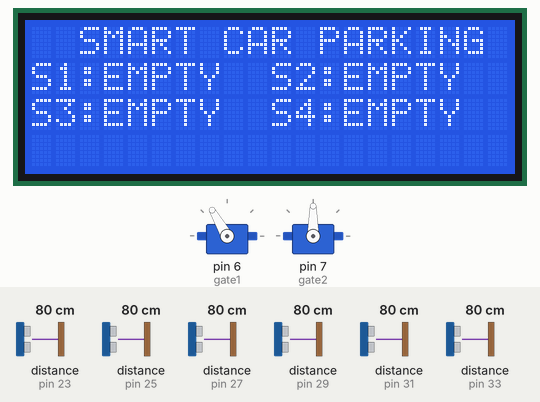
Bench run of a sketch on a simulated Arduino Mega 2560, built with avr-gcc and run on an emulated ATmega2560. Shown: 20×4 character LCD, 2 × servo. Wiring (inferred from the names in the program): 6 × ultrasonic range finder: trigger pin 22, echo pin 23 / trigger pin 24, echo pin 25 / trigger pin 26, echo pin 27 / trigger pin 28, echo pin 29 / trigger pin 30, echo pin 31 / trigger pin 32, echo pin 33. The test bench sets the inputs (shaded band); at power-on: distance to the obstacle (sensors on pin 23, pin 25, pin 27, pin 29, pin 31, pin 33) 80 cm. The echo pulse lasts 58.3 µs per cm; what the sketch prints to the serial monitor is not drawn.

Above: at 1.2 s.
1.3 s: distance to the obstacle (sensor on pin 23) set to 8 cm
At 2.7 s:
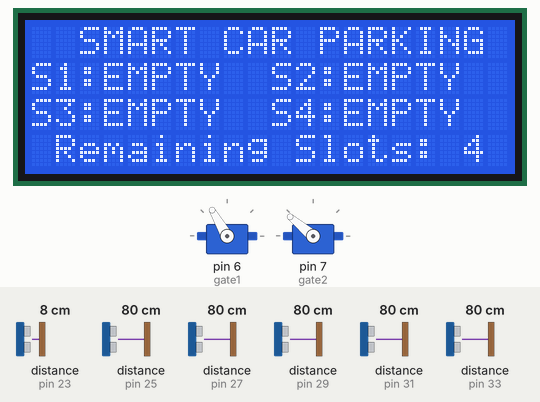
4.3 s: distance to the obstacle (sensor on pin 23) set to 5 cm
At 5.6 s:
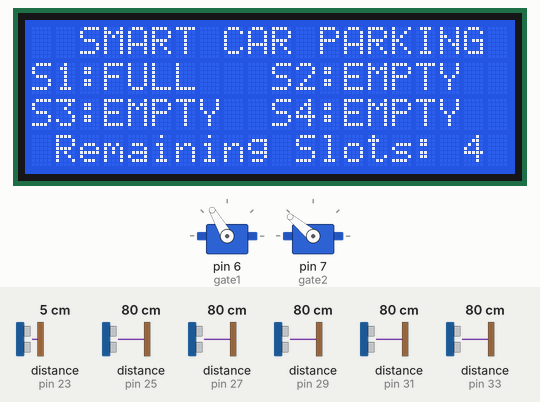
8.2 s: distance to the obstacle (sensor on pin 25) set to 8 cm
11.2 s: distance to the obstacle (sensor on pin 25) set to 5 cm
At 12.0 s:
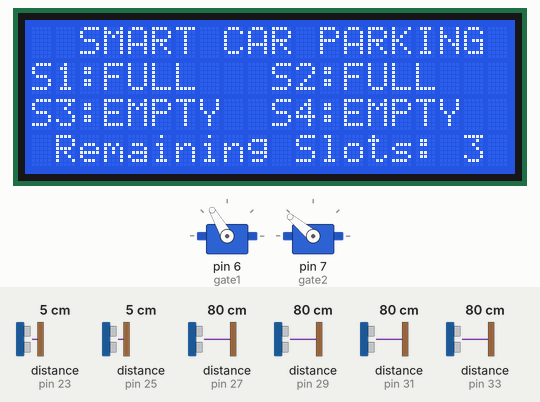
14.9 s: distance to the obstacle (sensor on pin 27) set to 8 cm
17.9 s: distance to the obstacle (sensor on pin 27) set to 5 cm
At 20.7 s:
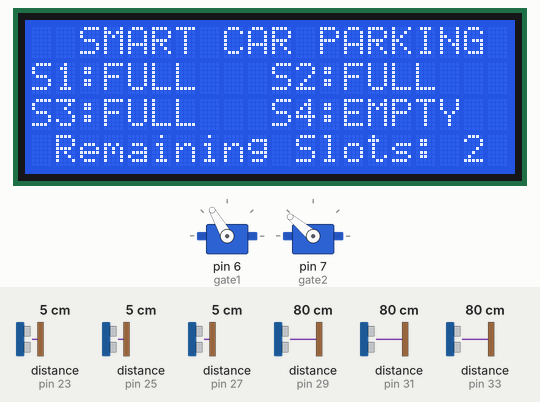
Timing chart, 0 to 22.2 s (numbered marks = the images above; inputs shaded):
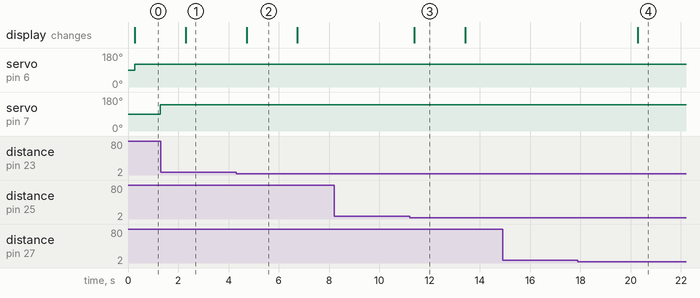

The sketch:

MarkX.ino
```cpp
#include <Servo.h>
#include <Wire.h>
#include <LiquidCrystal_I2C.h>

LiquidCrystal_I2C lcd = LiquidCrystal_I2C(0x27, 20, 4); // SDA: Arduino 20, SCL: Arduino 21.

Servo gate1,gate2;

float f=0.6;
int close_gate=60, open_gate=270,s,i;
const int t[] = {30,32,22,24,26,28};                //Defining all Sonar Trigger Pins
const int e[] = {31,33,23,25,27,29};                //Defining all Sonar Echo Pins
long D[6];
long data[6];
long dur,dis;

boolean entry_state=false;
boolean exit_state=false;
boolean slot1_state=false;
boolean slot2_state=false;
boolean slot3_state=false;
boolean slot4_state=false;

long Entry=19*f;
long Exit=19*f;
long slot=9*f;
//unsigned long myTime;
int pass_time=1000;

void setup()
            {
              Serial.begin(9600);
              lcd.init();
              lcd.backlight();
              lcd.clear();
              gate1.attach(6);
              gate2.attach(7);

              for (int i=0; i<6; i++)
                                      {
                                        pinMode(t[i], OUTPUT);
                                        pinMode(e[i], INPUT);
                                      }

             }

void loop()
           {
            //lcd.clear();
            lcd.setCursor(2, 0);
            lcd.print("SMART CAR PARKING");

            for (int i=0; i<6; i++)
                                   {
                                    data[i]=readSonar(i);
                                    Serial.print(data[i]);

                                    Serial.print("    cm          ");
                                   }
            Serial.println();
            Serial.println();

            exit_state=state(0,Exit);
            Serial.print("Exit State:  ");
            Serial.print(exit_state);

            entry_state=state(1,Entry);
            Serial.print("    Entry State:  ");
            Serial.print(entry_state);

            slot1_state=state(2,slot);
            Serial.print("    S1 State:  ");
            Serial.print(slot1_state);

            slot2_state=state(3,slot);
            Serial.print("    S2 State:  ");
            Serial.print(slot2_state);

            slot3_state=state(4,slot);
            Serial.print("    S3 State:  ");
            Serial.print(slot3_state);

            slot4_state=state(5,slot);
            Serial.print("    S4 State:  ");
            Serial.println(slot4_state);

            s=4-(slot1_state+slot2_state+slot3_state+slot4_state);

            if (slot1_state==1) {lcd.setCursor(0, 1);lcd.print("S1:FULL ");}
       else if (slot1_state==0) {lcd.setCursor(0, 1);lcd.print("S1:EMPTY");}
            if (slot2_state==1) {lcd.setCursor(10,1);lcd.print("S2:FULL ");}
       else if (slot2_state==0) {lcd.setCursor(10,1);lcd.print("S2:EMPTY");}
            if (slot3_state==1) {lcd.setCursor(0,2); lcd.print("S3:FULL ");}
       else if (slot3_state==0) {lcd.setCursor(0,2); lcd.print("S3:EMPTY");}
            if (slot4_state==1) {lcd.setCursor(10,2);lcd.print("S4:FULL ");}
       else if (slot4_state==0) {lcd.setCursor(10,2);lcd.print("S4:EMPTY");}

            if (entry_state==1 || exit_state==1)
                                                {  //open gates
                                                 if(entry_state==1){gate1.write(30);delay(pass_time);}
                                                 if(exit_state==1) {gate2.write(50);delay(pass_time);}
                                                }

       else if(entry_state==0 || exit_state==0)
                                               {   //close gates
                                                if(entry_state==0){gate1.write(120);delay(pass_time);}
                                                if(exit_state==0) {gate2.write(140);delay(pass_time);}
                                               }

           lcd.setCursor(1,3);
           lcd.print("Remaining Slots: ");
           lcd.print(s);
           lcd.print(" ");


           }

int readSonar(int i)
                    {
                      digitalWrite(t[i],LOW);
                      delayMicroseconds(2);
                      digitalWrite(t[i],HIGH);
                      delayMicroseconds(10);
                      digitalWrite(t[i],LOW);

                      dur=pulseIn(e[i],HIGH);
                      dis=((0.034*dur)/2);
                      return dis;
                    }

int state(int i,int j)
                      {
                        boolean state;
                        if(data[i]<=j)  {state=true;}
                        else if (data[i]>=j) {state=false;}
                        return state;
                      }
```

Measured:
- the behaviour switches between 7 and 6 cm on distance to the obstacle (sensor on pin 23) (found by bisection; images 1 and 2)
- the behaviour switches between 7 and 6 cm on distance to the obstacle (sensor on pin 25) (found by bisection; images 2 and 3)
- the behaviour switches between 7 and 6 cm on distance to the obstacle (sensor on pin 27) (found by bisection; images 3 and 4)
- after the input at 4.3 s, the display: changes after 0.42 s (image 2)
- after the input at 8.2 s, every drawn part: stays the same
- after the input at 11.2 s, the display: changes after 0.19 s (image 3)
- after the input at 14.9 s, every drawn part: stays the same
- after the input at 17.9 s, the display: changes after 2.4 s (image 4)
- what the display in image 2 shows lasts 2.0 s, from 4.7 s to 6.7 s
